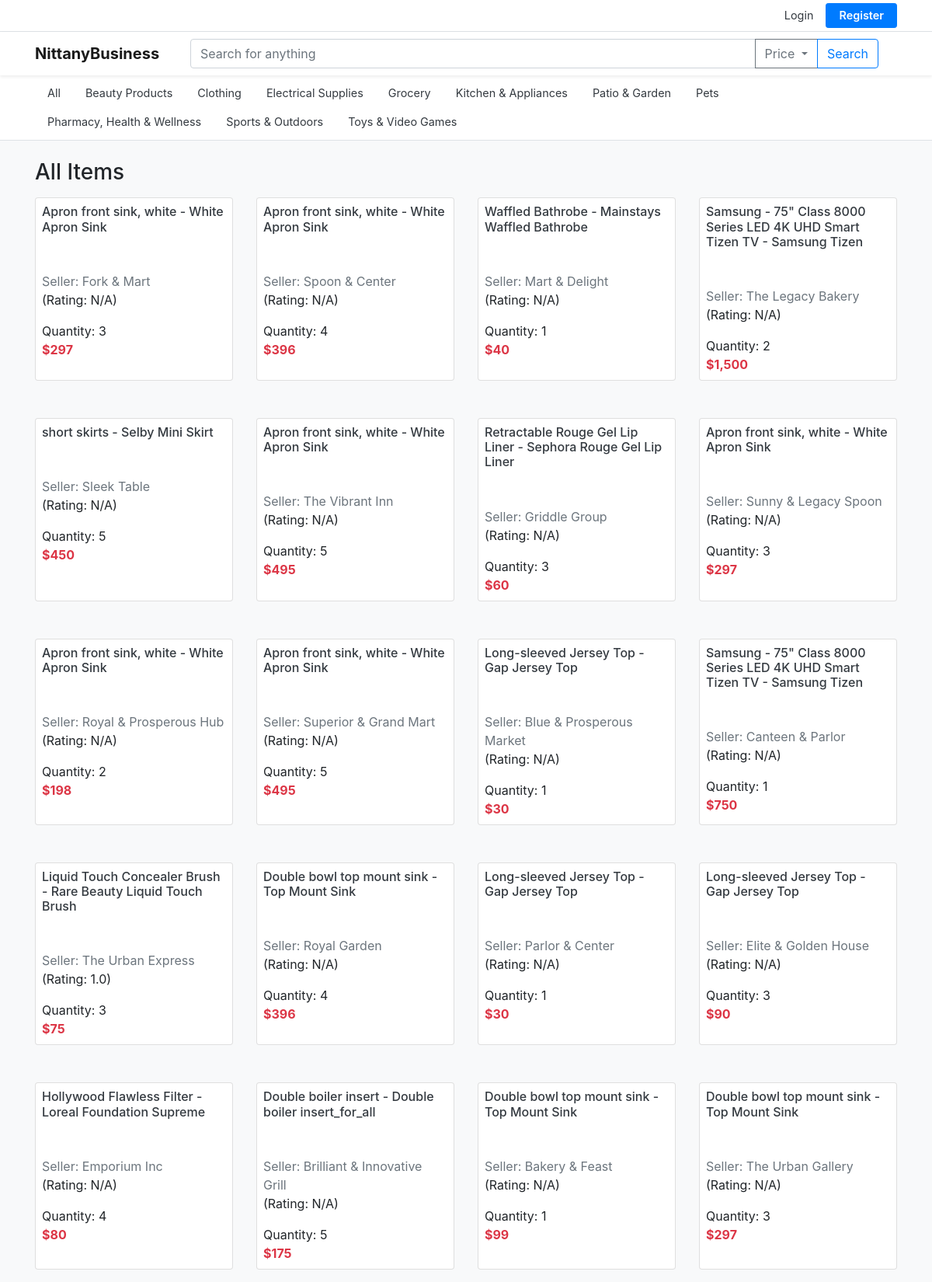
Screenshot of /?page=2 (upper part) with the database file from the repository.
### tables this page shows
CREATE TABLE categories (
            parent_category TEXT,
            category_name TEXT PRIMARY KEY
        );

CREATE TABLE product_listings (
            Seller_Email TEXT NOT NULL,
            Listing_ID TEXT PRIMARY KEY,
            Category TEXT NOT NULL,
            Product_Title TEXT NOT NULL,
            Product_Name TEXT NOT NULL,
            Product_Description TEXT NOT NULL,
            Quantity INTEGER NOT NULL,
            Product_Price REAL NOT NULL,
            Status TEXT NOT NULL
        );

CREATE TABLE sellers (
            email TEXT PRIMARY KEY,
            business_name TEXT NOT NULL,
            Business_Address_ID TEXT NOT NULL,
            bank_routing_number TEXT NOT NULL,
            bank_account_number TEXT NOT NULL,
            balance REAL NOT NULL
        );

### app.py (the view)
@app.route('/')
@app.route('/category/<string:category>')
@app.route('/category/<string:category>/<string:subcategory>')
@app.route('/category/<string:category>/<string:subcategory>/<string:subsubcategory>')
def mainpage(category="All", subcategory="", subsubcategory=""):
    user = session.get('user')
    page = request.args.get('page', 1, type=int)
    PAGE_SIZE = 60
    connection = sqlite3.connect(db_path)
    cursor = connection.cursor()
    count_query = '''
        SELECT count(*)
        FROM product_listings p
        JOIN categories c ON p.Category = c.category_name
        WHERE p.Status = 1
    '''
    data_query = '''
        SELECT
            p.Product_Title,
            p.Product_Name,
            s.Business_Name,
            p.Listing_ID,
            p.Quantity,
            p.Product_Price,
            p.Seller_Email
        FROM product_listings p, sellers s, categories c
        WHERE p.Status = 1
          AND p.Seller_Email = s.email
          AND p.Category = c.category_name
    '''
    filters = []
    params = []
    parent_category = ""
    if subsubcategory:
        filters.append('p.Category = ?')
        params.append(subsubcategory)
        parent_category = subsubcategory
    elif subcategory:
        all_descendants = dfs_category(subcategory)
        filters.append('p.Category IN (' + ','.join(['?'] * len(all_descendants)) + ')')
        params.extend(all_descendants)
        parent_category = subcategory
    elif category != "All":
        all_descendants = dfs_category(category)
        filters.append('p.Category IN (' + ','.join(['?'] * len(all_descendants)) + ')')
        params.extend(all_descendants)
        parent_category = category
    else:
        parent_category = "Root"
    if filters:
        count_query += ' AND ' + ' AND '.join(filters)
        data_query += ' AND ' + ' AND '.join(filters)
    print("FINAL COUNT QUERY:\n" + count_query)
    print("COUNT PARAMS: " + str(params))
    cursor.execute(count_query, tuple(params))
    total_listings = cursor.fetchone()[0]
    total_pages = (total_listings + PAGE_SIZE - 1) // PAGE_SIZE
    if page > total_pages:
        page = total_pages
    elif page < 1:
        page = 1
    offset = (page - 1) * PAGE_SIZE
    data_query += ' ORDER BY p.Listing_ID LIMIT ? OFFSET ?'
    data_params = params + [PAGE_SIZE, offset]
    print("FINAL DATA QUERY:\n" + data_query)
    print("DATA PARAMS: " + str(data_params))
    cursor.execute(data_query, tuple(data_params))
    listings = cursor.fetchall()
    cursor.execute('''
        SELECT category_name
        FROM categories
        WHERE parent_category = ?
    ''', (parent_category,))
    categories = cursor.fetchall()
    enhanced_listings = []
    for listing in listings:
        product_title, product_name, business_name, listing_id, quantity, price, seller_email = listing
        seller_rating = get_seller_rating(seller_email)
        enhanced_listings.append((product_title, product_name, business_name, listing_id, quantity, price, seller_email, seller_rating))
    return render_template('mainpage.html',
                           listings=enhanced_listings,
                           categories=categories,
                           category=category,
                           subcategory=subcategory,
                           subsubcategory=subsubcategory,
                           page=page,
                           total_pages=total_pages,
                           user=user
                           )

### app.py (called while the page is built)
def get_seller_rating(seller_email):
    connection = sqlite3.connect(db_path)
    cursor = connection.cursor()
    cursor.execute('''
        SELECT AVG(Rate)
        FROM reviews
        JOIN orders ON reviews.Order_ID = orders.Order_ID
        WHERE orders.Seller_Email = ?
    ''', (seller_email,))
    result = cursor.fetchone()
    connection.close()
    if result and result[0]:
        return round(result[0], 2)
    else:
        return None

### templates/mainpage.html (shortened to what this page needs)
<!DOCTYPE html>
<html lang="en">
<head>
    <link rel="stylesheet" href="https://stackpath.bootstrapcdn.com/bootstrap/4.4.1/css/bootstrap.min.css">
</head>
<body class="bg-light">
<div class="top‑utility bg-white border-bottom">
    <div class="container d-flex justify-content-end py-1">
       {% if session.user %}
           {% if session.user.role == 'helpdesk' %}
                <a href="{{ url_for('helpdesk_dashboard') }}" class="btn btn-primary btn-sm mr-3">Helpdesk Portal</a>
           {% elif session.user.role == 'seller' %}
                <a href="{{ url_for('product_listings') }}" class="btn btn-outline-success btn-sm mr-3">Seller Management Dashboard</a>
           {% endif %}
           <div class="d-flex align-items-center">
                <a href="{{ url_for('profile') }}" class="mr-3 text-dark">Profile</a>
                <a href="{{ url_for('logout') }}" class="text-danger mr-3">Logout</a>
           </div>
       {% else %}
           <div class="d-flex align-items-center">
                <a href="{{ url_for('login_form') }}" class="mr-3 text-dark">Login</a>
                <a href="{{ url_for('register_form') }}" class="btn btn-primary btn-sm btn-register">Register</a>
           </div>
       {% endif %}
    </div>
</div>
<nav class="navbar navbar-expand-lg navbar-light bg-white shadow-sm">
    <div class="container">
        <a class="navbar-brand font-weight-bold" href="{{ url_for('mainpage') }}">NittanyBusiness</a>
<form class="form-inline mx-lg-4 flex-grow-1" action="{{ url_for('search') }}" method="GET">
  <div class="input-group flex-grow-1">
    <input
      class="form-control"
      type="search"
      placeholder="Search for anything"
      aria-label="Search"
      name="q">
    <div class="input-group-append dropdown">
      <button
        class="btn btn-outline-secondary dropdown-toggle"
        type="button"
        id="priceDropdown"
        data-toggle="dropdown"
        aria-haspopup="true"
        aria-expanded="false">
        Price
      </button>
    </div>
    <div class="input-group-append">
      <button class="btn btn-outline-primary" type="submit">Search</button>
    </div>
  </div>
</form>
    </div>
</nav>
<div class="bg-white border-bottom">
    <div class="container">
        <ul id="miniNav" class="nav category-bar py-1">
            <li class="nav-item">
                <a class="nav-link text-dark" href="{{ url_for('mainpage') }}">All</a>
            </li>
            {% for cat in categories %}
                {% set link_args = {} %}
                {% if subcategory %}
                    {% set link_args = {'category': category, 'subcategory': subcategory, 'subsubcategory': cat[0]} %}
                {% elif category != "All" %}
                    {% set link_args = {'category': category, 'subcategory': cat[0]} %}
                {% else %}
                    {% set link_args = {'category': cat[0]} %}
                {% endif %}
                <li class="nav-item">
                    <a class="nav-link text-dark" href="{{ url_for('mainpage', **link_args) }}">{{ cat[0] }}</a>
                </li>
            {% endfor %}
        </ul>
    </div>
</div>
<main class="container my-4">
    <h3 class="mb-3">
    {% if subsubcategory %}
        Items - {{ subsubcategory }}
    {% elif subcategory %}
        Items - {{ subcategory }}
    {% elif category and category != "All" %}
        Items - {{ category }}
    {% else %}
        All Items
    {% endif %}
    </h3>
    <div class="row">
        {% for listing in listings %}
            <div class="col-6 col-md-3 mb-5">
                <div class="card h-100 product-card">
                    <div class="card-body p-2">
                        <h6 class="card-title mb-5">
                            <a href="{{ url_for('listing_detail', listing_id=listing[3]) }}" class="text-dark">
                                {{ listing[0] }} - {{ listing[1] }}
                            </a>
                        </h6>
                        <a href="{{ url_for('seller_detail', seller_name=listing[2]) }}" class="text-secondary"> Seller: {{ listing[2] }}</a>
                        <p>(Rating: {{ listing[7] if listing[7] is not none else 'N/A' }})</p>
                        <p class="mb-0">Quantity: {{ listing[4] }}</p>
                        <p class="mb-0 text-danger font-weight-bold">{{ listing[5] }}</p>
                    </div>
                </div>
            </div>
        {% endfor %}
    </div>
</main>
</body>
</html>

### templates/mainpage.html (style rules this page uses)
.top‑utility a { font-size: 0.9rem; }
.btn-register { font-weight: 600; padding: 0.25rem 1rem; }
.category-bar { overflow-x: auto; white-space: nowrap; }
.category-bar .nav-link { font-size: 0.9rem; padding: .5rem 1rem; }

### rows the page displays
categories: category_name "Beauty Products"
categories: category_name "Clothing"
categories: category_name "Electrical Supplies"
categories: category_name "Grocery"
categories: category_name "Kitchen & Appliances"
categories: category_name "Patio & Garden"
categories: category_name "Pets"
categories: category_name "Pharmacy, Health & Wellness"
categories: category_name "Sports & Outdoors"
categories: category_name "Toys & Video Games"
product_listings: Product_Title "Apron front sink, white", Product_Name "White Apron Sink", business_name "Fork & Mart", listing "N/A", Quantity "3", Product_Price "$297"
product_listings: Product_Title "Apron front sink, white", Product_Name "White Apron Sink", business_name "Spoon & Center", listing "N/A", Quantity "4", Product_Price "$396"
product_listings: Product_Title "Waffled Bathrobe", Product_Name "Mainstays Waffled Bathrobe", business_name "Mart & Delight", listing "N/A", Quantity "1", Product_Price "$40"
product_listings: Product_Title "Samsung - 75\" Class 8000 Series LED 4K UHD Smart Tizen TV", Product_Name "Samsung Tizen", business_name "The Legacy Bakery", listing "N/A", Quantity "2", Product_Price "$1,500"
product_listings: Product_Title "short skirts", Product_Name "Selby Mini Skirt", business_name "Sleek Table", listing "N/A", Quantity "5", Product_Price "$450"
product_listings: Product_Title "Apron front sink, white", Product_Name "White Apron Sink", business_name "The Vibrant Inn", listing "N/A", Quantity "5", Product_Price "$495"
product_listings: Product_Title "Retractable Rouge Gel Lip Liner", Product_Name "Sephora Rouge Gel Lip Liner", business_name "Griddle Group", listing "N/A", Quantity "3", Product_Price "$60"
product_listings: Product_Title "Apron front sink, white", Product_Name "White Apron Sink", business_name "Sunny & Legacy Spoon", listing "N/A", Quantity "3", Product_Price "$297"
product_listings: Product_Title "Apron front sink, white", Product_Name "White Apron Sink", business_name "Royal & Prosperous Hub", listing "N/A", Quantity "2", Product_Price "$198"
product_listings: Product_Title "Apron front sink, white", Product_Name "White Apron Sink", business_name "Superior & Grand Mart", listing "N/A", Quantity "5", Product_Price "$495"
product_listings: Product_Title "Long-sleeved Jersey Top", Product_Name "Gap Jersey Top", business_name "Blue & Prosperous Market", listing "N/A", Quantity "1", Product_Price "$30"
product_listings: Product_Title "Samsung - 75\" Class 8000 Series LED 4K UHD Smart Tizen TV", Product_Name "Samsung Tizen", business_name "Canteen & Parlor", listing "N/A", Quantity "1", Product_Price "$750"
product_listings: Product_Title "Liquid Touch Concealer Brush", Product_Name "Rare Beauty Liquid Touch Brush", business_name "The Urban Express", listing "1.0", Quantity "3", Product_Price "$75"
product_listings: Product_Title "Double bowl top mount sink", Product_Name "Top Mount Sink", business_name "Royal Garden", listing "N/A", Quantity "4", Product_Price "$396"
product_listings: Product_Title "Long-sleeved Jersey Top", Product_Name "Gap Jersey Top", business_name "Parlor & Center", listing "N/A", Quantity "1", Product_Price "$30"
product_listings: Product_Title "Long-sleeved Jersey Top", Product_Name "Gap Jersey Top", business_name "Elite & Golden House", listing "N/A", Quantity "3", Product_Price "$90"
product_listings: Product_Title "Hollywood Flawless Filter", Product_Name "Loreal Foundation Supreme", business_name "Emporium Inc", listing "N/A", Quantity "4", Product_Price "$80"
product_listings: Product_Title "Double boiler insert", Product_Name "Double boiler insert_for_all", business_name "Brilliant & Innovative Grill", listing "N/A", Quantity "5", Product_Price "$175"
product_listings: Product_Title "Double bowl top mount sink", Product_Name "Top Mount Sink", business_name "Bakery & Feast", listing "N/A", Quantity "1", Product_Price "$99"
product_listings: Product_Title "Double bowl top mount sink", Product_Name "Top Mount Sink", business_name "The Urban Gallery", listing "N/A", Quantity "3", Product_Price "$297"
